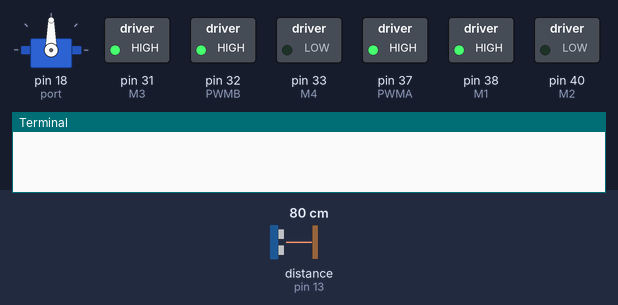
Bench run of a program on a simulated Raspberry Pi (header pin numbers). Parts: servo, switched loads named in the program (green lamp = pin HIGH), the last lines printed to the terminal. Dashed ring = blinking. The inputs (shaded band) are chosen by the test bench; at power-on: distance to the obstacle (sensor on pin 13) 80 cm. The echo pulse lasts 58.3 µs per cm; servo angles are drawn from the pulse width (0.5 ms = 0°, 2.5 ms = 180°); the clock reads 2024-03-15 10:24:30 at power-on unless the program sets it; pins used as bus, display or sensor lines are not drawn. At 15.0 s the program stops and its outputs stay as they are.

Above: at 1.2 s.
1.3 s: distance to the obstacle (sensor on pin 13) set to 28 cm
3.8 s: distance to the obstacle (sensor on pin 13) set to 23 cm
At 5.6 s:
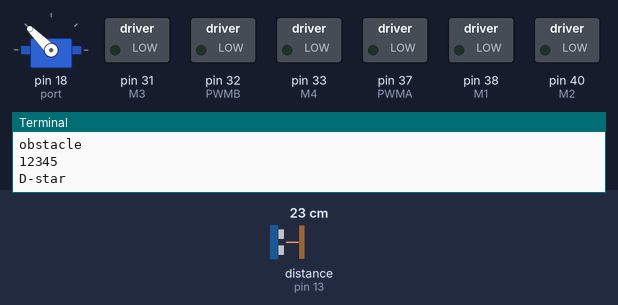
At 6.1 s:
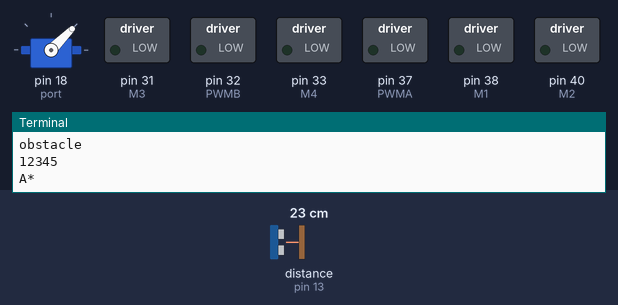
6.8 s: distance to the obstacle (sensor on pin 13) set to 60 cm
At 16.1 s:
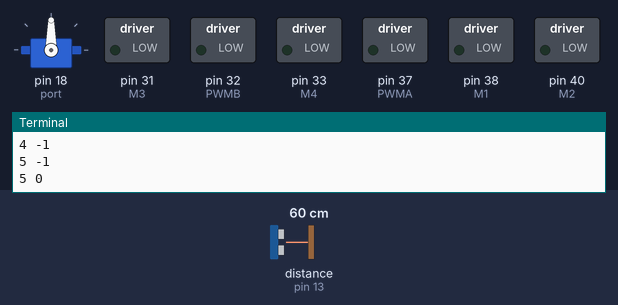
Timing chart, 0 to 16.5 s (numbered marks = the images above; inputs shaded):
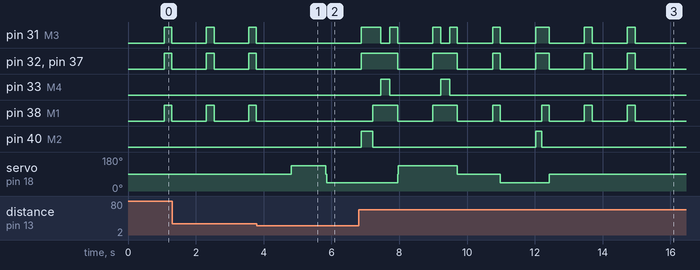

Measured:
- the behaviour switches between 26 and 25 cm on distance to the obstacle (sensor on pin 13) (found by bisection; images 0 and 1)
- after the input at 3.8 s, pin 31 (M3), pin 32 (PWMB), pin 37 (PWMA), pin 38 (M1): stays LOW (without the input it goes to HIGH after 1.0 s)
- after the input at 6.8 s, pin 33 (M4): alternates HIGH for 0.27 s and LOW for 1.5 s, 4 changes in all, then stays LOW, starting after 0.65 s; pin 38 (M1): LOW → HIGH after 0.43 s, → LOW 0.72 s later, → HIGH 1.0 s later, → LOW 0.72 s later, … (12 changes in this stretch)
- by itself, pin 31 (M3), pin 32 (PWMB), pin 37 (PWMA), pin 38 (M1): alternates HIGH for 0.23 s and LOW for 1.0 s

The program:

main.py
```python
import math
import random
import point
import settings
import drive
import distancesensor
import servo
import RPi.GPIO as GPIO
import time
import wiringpi2
import main_functions

history = []
open = []


finishX = math.floor((settings.x_finish - settings.x_start)/settings.cell_lenght)
finishY = math.floor((settings.y_finish - settings.y_start)/settings.cell_lenght)
finishPoint = point.StartPoint(finishX, finishY, False)
main_functions.d_Star(finishPoint, 0, 0)
```

point.py
```python
import math


# ДЛЯ АЛОГРИТМА D* РАССМАТРИВАЕТСЯ ПОСТРОЕНИЕ ТРАЕКТОРИИ ОТ КОНЕЧНОЙ ТОЧКИ ДО НАЧАЛЬНОЙ, СЛЕДОВАТЕЛЬНО В ОПИСАНИЯХ
# ФУНКЦИЙ СЛЕДУЕТ ЗАМЕНИТЬ НАЧАЛЬНУЮ ТОЧКУ НА КОНЕЧНУЮ И НАОБОРОТ


class StartPoint:
    """Класс, созданный для определения основных характеристик начальной точки"""

    def __init__(self, x, y, obstacles, x_direction=1, y_direction=0):
        # Координаты
        self.__x = x
        self.__y = y
        # Наличие препятствия в данной точке (True - есть препятствие, False - нет)
        self.__obstacles = obstacles
        #Длина пути от начальной точки
        self.__LenFromStart = 0
        # Ориентация робота по x и y
        self.__x_direction = x_direction
        self.__y_direction = y_direction

    @property
    def x(self):
        return self.__x

    @x.setter
    def x(self, x):
        self.__x = x

    @property
    def y(self):
        return self.__y

    @y.setter
    def y(self, y):
        self.__y = y

    @property
    def obstacles(self):
        return self.__obstacles

    @obstacles.setter
    def obstacles(self, obstacles):
        self.__obstacles = obstacles

    @property
    def x_direction(self):
        return self.__x_direction

    @x_direction.setter
    def x_direction(self, x_direction):
        self.__x_direction = x_direction

    @property
    def y_direction(self):
        return self.__y_direction

    @y_direction.setter
    def y_direction(self, y_direction):
        self.__y_direction = y_direction

    @property
    def LenFromStart(self):
        return self.__LenFromStart

    @LenFromStart.setter
    def LenFromStart(self, LenFromStart):
        self.__LenFromStart = LenFromStart

    def __getattr__(self, previousPoint):
        return False

    def fromStart(self):
        """Считает расстояние, пройденное от начальной точки до текущей"""
        return 0

    def count(self):
        """Номер шага на текущей точке"""
        return 0

    def nextPoint(self, dx, dy, dObstacles):
        """Создание следующей точки: dx, dy - сдвиги относительно текущей точки по осям x и y соответственно,
        dObstacles - наличие препятствия"""
        return Point(self.x + dx, self.y + dy, dObstacles, self)


class Obstacles(StartPoint):
    """Класс для точек, являющихся препятствиями"""

    def __init__(self, x, y, obstacles=True, x_direction=1, y_direction=0):
        super(Obstacles, self).__init__(x, y, obstacles, x_direction, y_direction)
        self.__LenFromStart = math.inf

    def fromStart(self):
        """Считает расстояние, пройденное от начальной точки до текущей"""
        return math.inf

    def expectedDistance(self, finishPointX, finishPointY):
        """Ожидаемое расстояние от начальной точки до целевой через текущую точку (сумма 2 расстояний:
        расстояния от начальной точки до текущей и расстояние, полученное с помощью эвристической функции"""
        return math.inf

    def weight(self):
        """Определяет вес точки, который равен Расстоянию от предыдущей точки до текущей, если ячейка
        свободна или бесконечно большому значению, если ячейка занята (сложность попадания в ячейку)"""
        return math.inf

    def count(self):
        """Номер шага на текущей точке"""
        return None

    def nextPoint(self, dx, dy, dObstacles):
        """Создание следующей точки: dx, dy - сдвиги относительно текущей точки по осям x и y соответственно,
         dObstacles - наличие препятствия"""
        return None


class Point(StartPoint):
    """Класс, созданный для определения основных характеристик всех рассматриваемых точек кроме начальной"""

    def __init__(self, x, y, obstacles, previousPoint, x_direction=1, y_direction=0):
        super(Point, self).__init__(x, y, obstacles, x_direction, y_direction)
        # Точка, из которой мы попали в текущую
        self.__previousPoint = previousPoint
        self.__LenFromStart = self.previousPoint.LenFromStart + self.weight()

    @property
    def previousPoint(self):
        return self.__previousPoint

    @previousPoint.setter
    def previousPoint(self, previousPoint):
        self.__previousPoint = previousPoint

    def fromStart(self):
        """Считает расстояние, пройденное от начальной точки до текущей"""
        return math.sqrt(math.pow(self.x - self.previousPoint.x, 2) + math.pow(self.y - self.previousPoint.y,
                                                                               2)) + self.previousPoint.fromStart()

    def updateFromStart(self):
        return self.weight() + self.previousPoint.LenFromStart

    def count(self):
        """Номер шага на текущей точке"""
        return self.previousPoint.count() + 1

    def heuristic(self, finishPointX, finishPointY):
        """Значение эвристической функции для данной точки, в данном случае определяется просто как расстояние
        по прямой от данной точки до целевой"""
        return math.sqrt(math.pow(self.x - finishPointX, 2) + math.pow(self.y - finishPointY, 2))

    def expectedDistance(self, finishPointX, finishPointY):
        """Ожидаемое расстояние от начальной точки до целевой через текущую точку (сумма 2 расстояний: расстояния
         от начальной точки до текущей и расстояние, полученное с помощью эвристической функции"""
        return self.heuristic(finishPointX, finishPointY) + self.LenFromStart

    def weight(self):
        """Определяет вес точки, который равен Расстоянию от предыдущей точки до текущей, если ячейка свободна или
         бесконечно большому значению, если ячейка занята (сложность попадания в ячейку)"""
        if self.obstacles == False:
            return math.sqrt(math.pow(self.x - self.previousPoint.x, 2) + math.pow(self.y - self.previousPoint.y, 2))
        else:
            return math.inf
```

settings.py
```python
# Скорость робота (м/с)
robot_speed=1/0.907
# Время поворота на 1 градус налево и направо (с)
time_full_left = 0.27/90
time_full_right = 0.35/90
# Длина стороны квадрата, образующего 1 ячейку (м)
cell_lenght = 0.25
# Коорлинаты начальной и целевой точки
x_start = 0
y_start = 0
x_finish = 2
y_finish = 1
```

drive.py
```python
import wiringpi2
import time
import settings

def motor_go(TYPE,angle=90):
    ON=1
    OFF=0
    IN=0
    OUT=1

    M1=38
    M2=40
    PWMA=37
    M3=31
    M4=33
    PWMB=32

    wiringpi2.wiringPiSetupPhys()
    wiringpi2.pinMode(M1, OUT)
    wiringpi2.pinMode(M2, OUT)
    wiringpi2.pinMode(M3, OUT)
    wiringpi2.pinMode(M4, OUT)
    wiringpi2.pinMode(PWMA, OUT)
    wiringpi2.pinMode(PWMB, OUT)

    def stop():
        wiringpi2.digitalWrite(M1, OFF)
        wiringpi2.digitalWrite(M2, OFF)
        wiringpi2.digitalWrite(M3, OFF)
        wiringpi2.digitalWrite(M4, OFF)

    def front():
        wiringpi2.digitalWrite(M1, ON)
        wiringpi2.digitalWrite(M2, OFF)
        wiringpi2.digitalWrite(M3, ON)
        wiringpi2.digitalWrite(M4, OFF)

    def back():
        wiringpi2.digitalWrite(M1, OFF)
        wiringpi2.digitalWrite(M2, ON)
        wiringpi2.digitalWrite(M3, OFF)
        wiringpi2.digitalWrite(M4, ON)

    def left():
        wiringpi2.digitalWrite(M1, ON)
        wiringpi2.digitalWrite(M2, OFF)
        wiringpi2.digitalWrite(M3, OFF)
        wiringpi2.digitalWrite(M4, ON)

    def right():
        wiringpi2.digitalWrite(M1, OFF)
        wiringpi2.digitalWrite(M2, ON)
        wiringpi2.digitalWrite(M3, ON)
        wiringpi2.digitalWrite(M4, OFF)

    wiringpi2.digitalWrite(PWMA, ON)
    wiringpi2.digitalWrite(PWMB, ON)

    if TYPE=="front":
        front()
        time.sleep(settings.cell_lenght/settings.robot_speed)
    elif TYPE=="back":
        back()
        time.sleep(settings.cell_lenght/settings.robot_speed)
    elif TYPE=="left":
        left()
        time.sleep(angle * settings.time_full_left)
    elif TYPE=="right":
        right()
        time.sleep(angle * settings.time_full_right)
    else: pass

    stop()
    wiringpi2.digitalWrite(PWMA, OFF)
    wiringpi2.digitalWrite(PWMB, OFF)
```

distancesensor.py
```python
import wiringpi2
import time

def findDistance(TYPE):
    ON=1
    OFF=0
    IN=0
    OUT=1
    PULSE=0.00001
    SPEED_OF_SOUND=34029

    if TYPE == "front":
        TRIG = 15
        ECHO = 13
    elif TYPE == "back":
        TRIG = 16
        ECHO = 18
    elif TYPE != "stop":
        return False
    else: return True

    wiringpi2.wiringPiSetupPhys()
    wiringpi2.pinMode(TRIG, OUT)
    wiringpi2.pinMode(ECHO, IN)
    wiringpi2.digitalWrite(TRIG, OFF)

    wiringpi2.digitalWrite(TRIG, ON)
    time.sleep(PULSE)
    wiringpi2.digitalWrite(TRIG, OFF)
    starttime=time.time()
    stop=starttime
    start=starttime

    while wiringpi2.digitalRead(ECHO)==0 and start<starttime+2:
        start=time.time()
    while wiringpi2.digitalRead(ECHO)==1 and stop<starttime+2:
        stop=time.time()
    delta=stop-start
    resultDistance=delta*SPEED_OF_SOUND
    return resultDistance/2.0
```

servo.py
```python
import RPi.GPIO as GPIO
import time

def servo(angle):

        port=18

        GPIO.setmode(GPIO.BCM)
        GPIO.setup(port,GPIO.OUT)
        p=GPIO.PWM(port,50)
        p.start(7.5)
        p.ChangeDutyCycle(12.5-angle/18)
        time.sleep(1)
        p.stop()
        GPIO.cleanup()
```

Source omitted: main_functions.py (13045 bytes)
